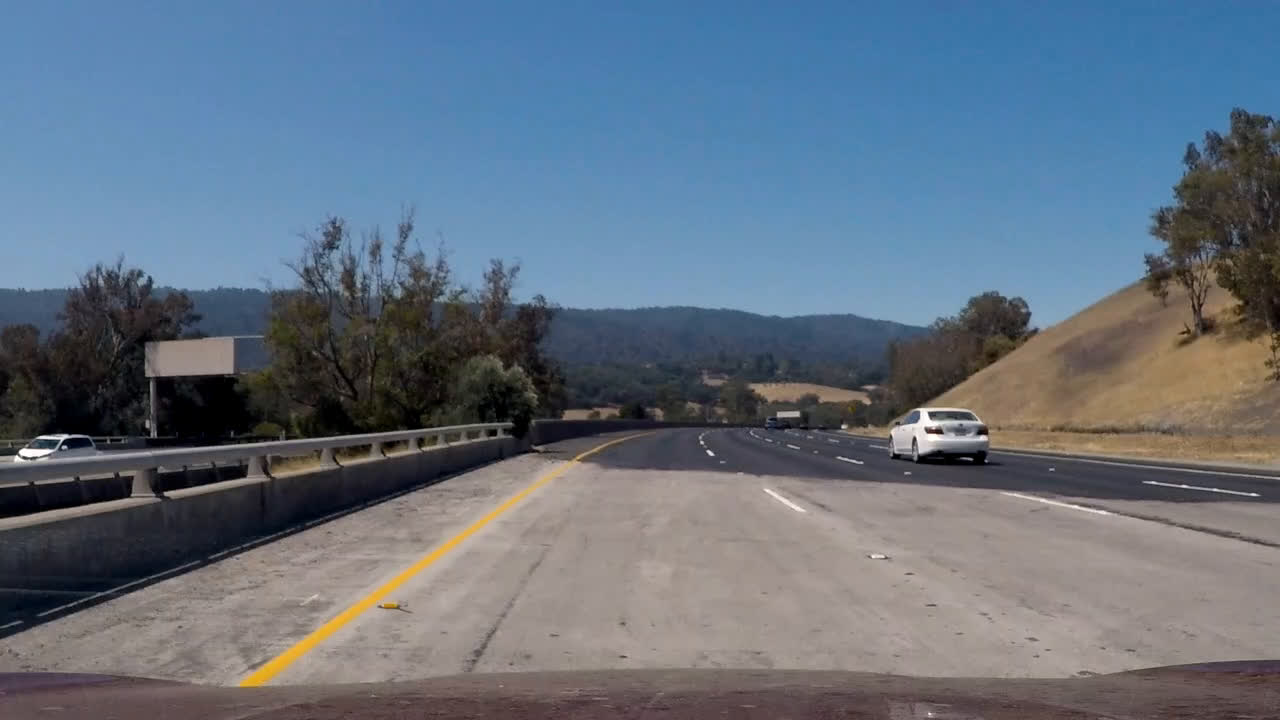
#> input picture P5-Term1-VehicleDetection/test_images/project1.jpg, 1280 x 720 px; its folder holds only this picture in this run
$ python -i laneline.py   (imports and definitions only)   (older library calls are emulated)
#> lines starting #> are read from the running program, lines starting #| are printed output that depends on the picture
import cv2
import glob
import pickle
import numpy as np
import matplotlib.pyplot as plt
import matplotlib.image as mpimg
from sklearn.metrics import mean_squared_error

x_cor = 9 #Number of corners to find
y_cor = 6
# Prepare object points, like (0,0,0), (1,0,0), (2,0,0) ....,(6,5,0)
objp = np.zeros((y_cor*x_cor,3), np.float32)
objp[:,:2] = np.mgrid[0:x_cor, 0:y_cor].T.reshape(-1,2)

def camera_cal():
	# Arrays to store object points and image points from all the images.
	objpoints = [] # 3d points in real world space
	imgpoints = [] # 2d points in image plane.
	images = glob.glob('camera_cal/calibration*.jpg') # Make a list of paths to calibration images
	# Step through the list and search for chessboard corners
	corners_not_found = [] #Calibration images in which opencv failed to find corners
	for idx, fname in enumerate(images):
		img = cv2.imread(fname)
		gray = cv2.cvtColor(img, cv2.COLOR_BGR2GRAY) # Conver to grayscale
		ret, corners = cv2.findChessboardCorners(gray, (x_cor,y_cor), None) # Find the chessboard corners
		# If found, add object points, image points
		if ret == True:
			objpoints.append(objp)
			imgpoints.append(corners)
		else:
			corners_not_found.append(fname)
	print ('Corners were found on', str(len(imgpoints)), 'out of', str(len(images)), 'it is',    str(len(imgpoints)*100.0/len(images)),'% of calibration images')
	img_size = (img.shape[1], img.shape[0])
	# Do camera calibration given object points and image points
	ret, mtx, dist, rvecs, tvecs = cv2.calibrateCamera(objpoints, imgpoints, img_size,None,None)
	return mtx, dist

# [1 line that did not run here, left out]

def undistort(img):
	return cv2.undistort(img, mtx, dist, None, mtx)

# [51 lines left out: functions eq_Hist, sobel_img, sobel_mag_img, sobel_dir_img, red_thres, s_thres, not called in this run]

# Return saturation channel
def s_hls(img):
    hls = cv2.cvtColor(img, cv2.COLOR_BGR2HLS)
    return hls[:,:,2]


IMAGE_H = 223
IMAGE_W = 1280

# Sharpen image
def sharpen_img(img):
    gb = cv2.GaussianBlur(img, (5,5), 20.0)
    return cv2.addWeighted(img, 2, gb, -1, 0)

# Compute linear image transformation img*s+m
def lin_img(img,s=1.0,m=0.0):
    img2=cv2.multiply(img, np.array([s]))
    return cv2.add(img2, np.array([m]))

# Change image contrast; s>1 - increase
def contr_img(img, s=1.0):
    m=127.0*(1.0-s)
    return lin_img(img, s, m)

# Create perspective image transformation matrices
def create_M():
    src = np.float32([[0, 673], [1207, 673], [0, 450], [1280, 450]])
    dst = np.float32([[569, 223], [711, 223], [0, 0], [1280, 0]])
    M = cv2.getPerspectiveTransform(src, dst)
    Minv = cv2.getPerspectiveTransform(dst, src)
    return M, Minv

# Main image transformation routine to get a warped image
def transform(img, M):
    undist = undistort(img)
    img_size = (1280, 223)
    warped = cv2.warpPerspective(undist, M, img_size)
    warped = sharpen_img(warped)
    warped = contr_img(warped, 1.1)
    return warped

# Show original and warped image side by side
# [15 lines left out: functions show_warped, show_img, not called in this run]

M, Minv = create_M()

#Calculate coefficients of polynom in y+h coordinates, i.e. f(y) -> f(y+h)
# [38 lines left out: functions pol_shift, pol_d, pol_dd, not called in this run]

# Calculate a polinomial value in a point x
def pol_calc(pol, x):
    pol_f = np.poly1d(pol)
    return(pol_f(x))

xm_in_px = 3.675 / 85 # Lane width (12 ft in m) is ~85 px on image
ym_in_px = 3.048 / 24 # Dashed line length (10 ft in m) is ~24 px on image

def px_to_m(px):
    return xm_in_px*px

# Calculate offset from the lane center
def lane_offset(left, right):
    offset = 1280/2.0-(pol_calc(left, 1.0)+ pol_calc(right, 1.0))/2.0
    return px_to_m(offset)

# Calculate radius of curvature
MAX_RADIUS = 10000
# [26 lines left out: functions r_curv, lane_curv, not called in this run]

#Calculate approximated equidistant to a parabola
EQUID_POINTS = 25 # Number of points to use for the equidistant approximation
# [48 lines left out: function equidistant, not called in this run]

DEV_POL = 2 # Max mean squared error of the approximation
MSE_DEV = 1.1 # Minimum mean squared error ratio to consider higher order of the polynomial
# [43 lines left out: functions best_pol_ord, smooth_dif_ord, thres_l_calc, thres_r_calc, not called in this run]

WINDOW_SIZE = 15 # Half of the sensor span
DEV = 7 # Maximum of the point deviation from the sensor center
SPEED = 2 / IMAGE_H # Pixels shift per frame
POL_ORD = 2 # Default polinomial order
RANGE = 0.0 # Fraction of the image to skip

# [73 lines left out: function find, not called in this run]


RANGE = 0.0
def get_lane(img, plot=False):
    warp = transform(img, M)
    img = undistort(img)
    ploty = np.linspace(0, 1, num=warp.shape[0])
    x2, y2 = find(warp)
    x, y = find(warp, False)
    right_fitx = pol_calc(best_pol_ord(x,y)[0], ploty)
    left_fitx = pol_calc(best_pol_ord(x2,y2)[0], ploty)
    y2 = np.int16(np.array(y2)*223.0) # Convert into [0..223] scale
    y = np.int16(np.array(y)*223.0)
    if plot:
        for i in range(len(x)): # Plot points
            cv2.circle(warp, (x[i], y[i]), 1, (255,50,255))
        for i in range(len(x2)):
            cv2.circle(warp, (x2[i], y2[i]), 1, (255,50,250))
        show_img(warp)
        plt.axis('off')
        plt.plot(left_fitx, ploty*IMAGE_H, color='green', linewidth=1)
        plt.plot(right_fitx, ploty*IMAGE_H, color='green', linewidth=1)
        cv2.imwrite('img.jpg', warp)
    return img,  left_fitx, right_fitx, ploty*IMAGE_H

def draw_lane_img_p(img_path):
    return cv2.imread(img_path)

def draw_lane(img, video=False):
    if video:
        img, left_fitx, right_fitx, ploty, left, right = get_lane_video(img)
    else:
        img, left_fitx, right_fitx, ploty = get_lane(img, False)
    warp_zero = np.zeros((IMAGE_H,IMAGE_W)).astype(np.uint8)
    color_warp = np.dstack((warp_zero, warp_zero, warp_zero))
    # Recast the x and y points into usable format for cv2.fillPoly()
    pts_left = np.array([np.transpose(np.vstack([left_fitx, ploty]))])
    pts_right = np.array([np.flipud(np.transpose(np.vstack([right_fitx, ploty])))])
    pts = np.hstack((pts_left, pts_right))
    # Draw the lane onto the warped blank image
    cv2.fillPoly(color_warp, np.int_([pts]), (0,255, 0))
    # Warp the blank back to original image space using inverse perspective matrix (Minv)
    newwarp = cv2.warpPerspective(color_warp, Minv, (img.shape[1], img.shape[0]))
    # Combine the result with the original image
    result = cv2.addWeighted(img, 1.0, newwarp, 0.6, 0)
    if video:
        # Add text information on the frame
        font = cv2.FONT_HERSHEY_SIMPLEX
        text_pos = 'Pos of the car: '+str(np.round(lane_offset(left, right),2))+ ' m'
        radius = np.round(lane_curv(left, right),2)
        if radius >= MAX_RADIUS:
            radius = 'Inf'
        else:
            radius = str(radius)
        text_rad = 'Radius: '+radius+ ' m'
        cv2.putText(result,text_pos,(10,25), font, 1,(255,255,255),2)
        cv2.putText(result,text_rad,(10,75), font, 1,(255,255,255),2)
    return(result)


right_fit_p = np.zeros(POL_ORD+1)
left_fit_p = np.zeros(POL_ORD+1)
r_len = 0
l_len = 0
lane_w_p = 90

MIN = 60 # Minimal line separation (in px)
MAX = 95 # Maximal line separation (in px)
MIN_POINTS = 10  #Minimal points to consider a line
MAX_N = 5 # Maximal frames without line detected to use previous frame
n_count = 0 # Frame counter
r_n = 0 # Number of frames with unsuccessful line detection
l_n = 0

# [86 lines left out: functions get_lane_video, init_params, not called in this run]

>>> import cv2
>>> picture = cv2.imread('test_images/project1.jpg', cv2.IMREAD_GRAYSCALE)
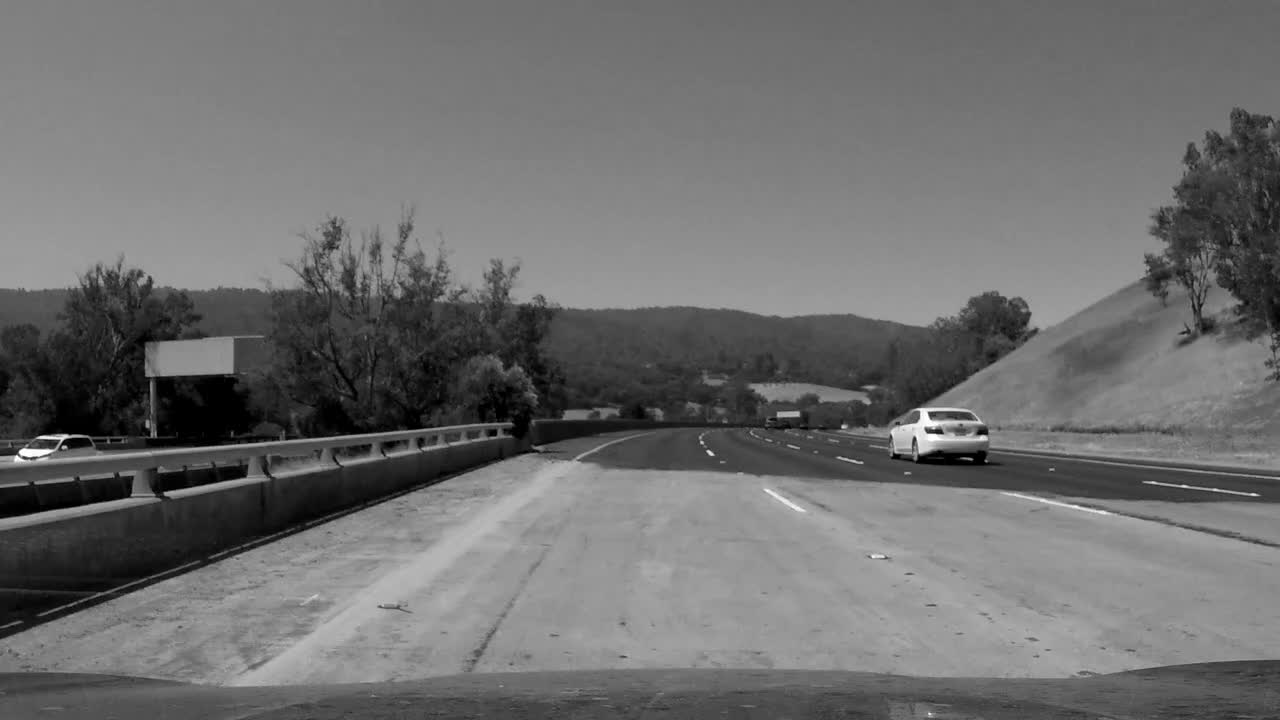
#> picture: shape (720, 1280); min 0, max 255, mean 110.7
>>> result = draw_lane(picture)
#> (the run stopped early here; a loop or call above may not have finished)

$ run again, on P5-Term1-VehicleDetection/test_images/test1.jpg
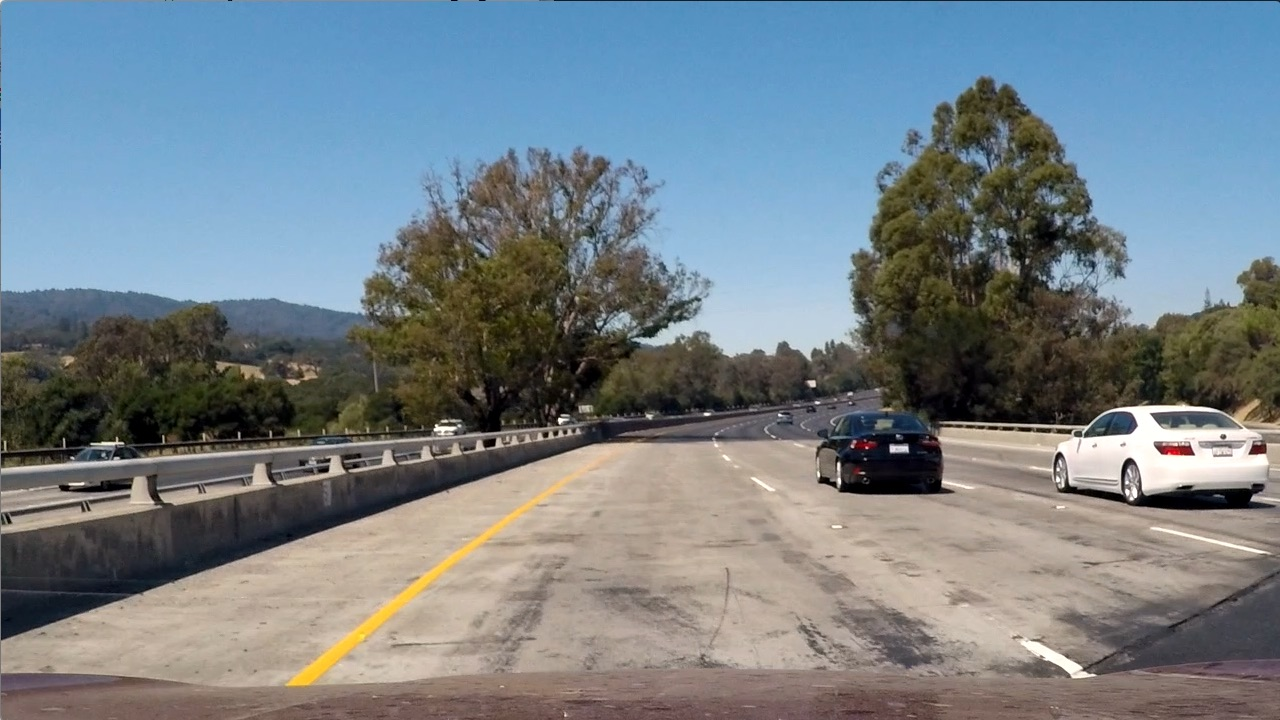
#> input picture P5-Term1-VehicleDetection/test_images/test1.jpg, 1280 x 720 px
#> `picture = cv2.imread('test_images/project1.jpg', cv2.IMREAD_GRAYSCALE)`:
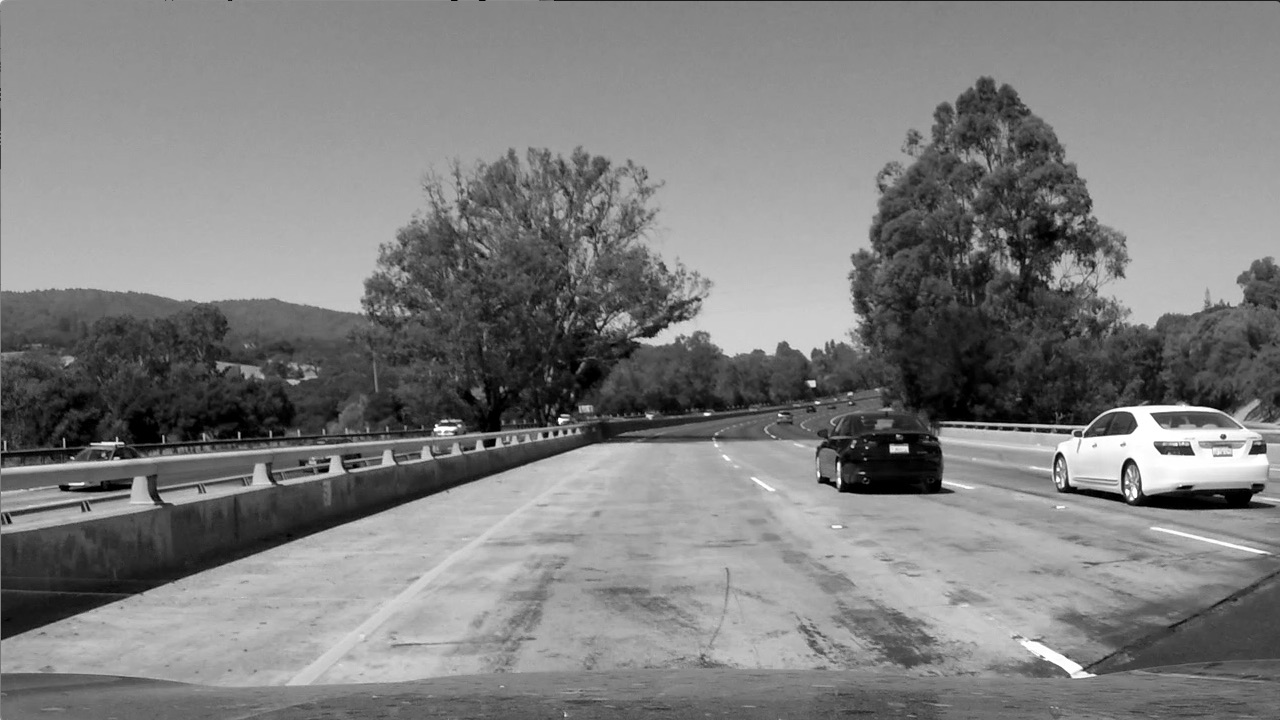
#> picture: shape (720, 1280); min 0, max 255, mean 126.1

$ run again, on P5-Term1-VehicleDetection/test_images/test2.jpg
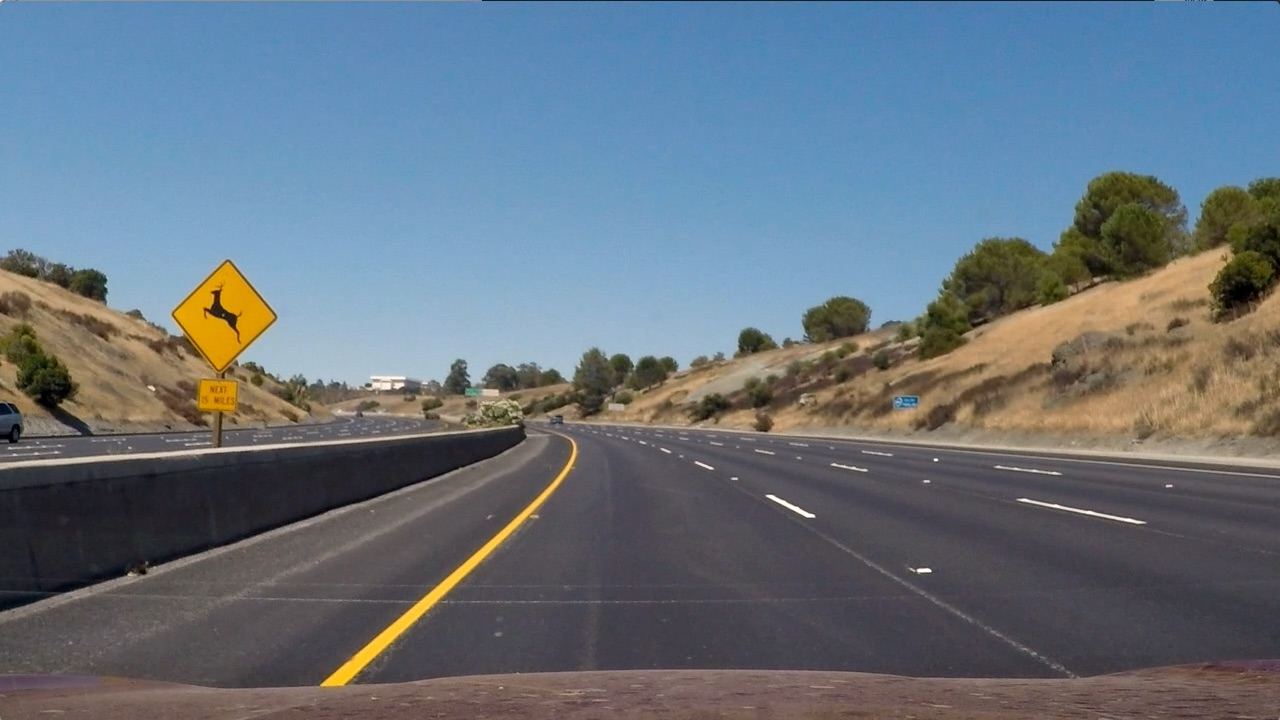
#> input picture P5-Term1-VehicleDetection/test_images/test2.jpg, 1280 x 720 px
#> `picture = cv2.imread('test_images/project1.jpg', cv2.IMREAD_GRAYSCALE)`:
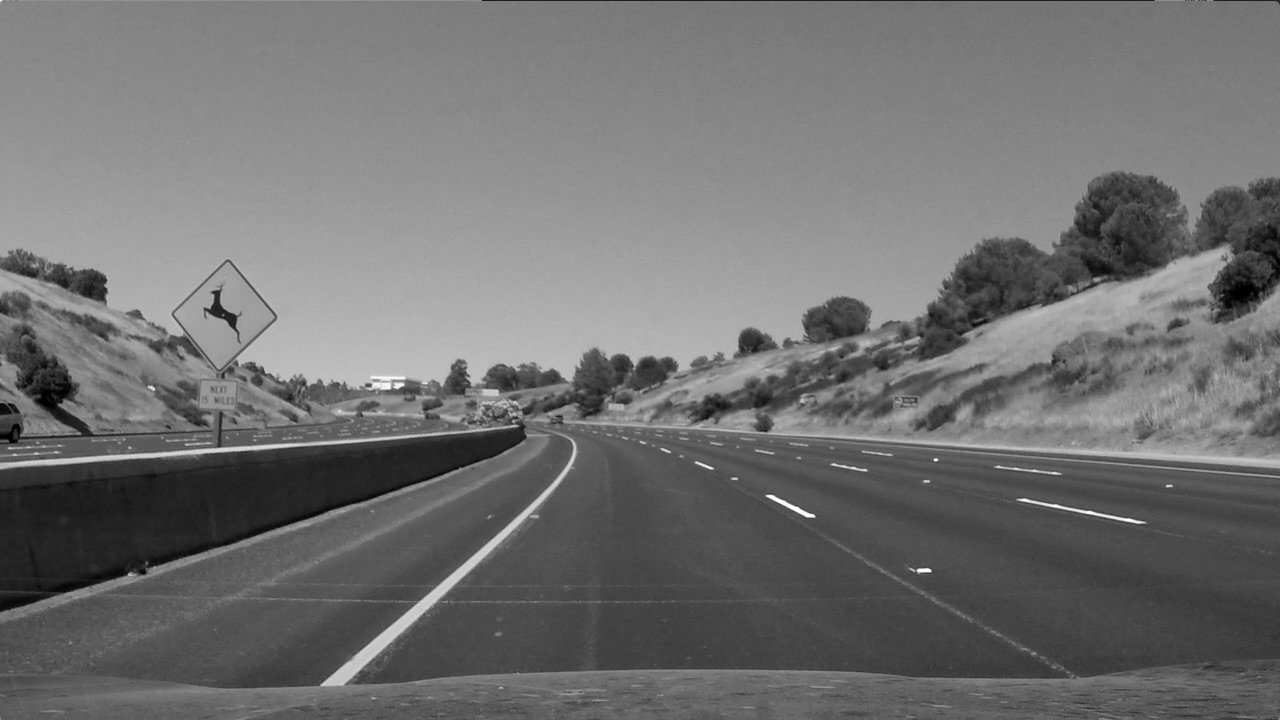
#> picture: shape (720, 1280); min 0, max 255, mean 112.3

$ run again, on P5-Term1-VehicleDetection/test_images/test3.jpg
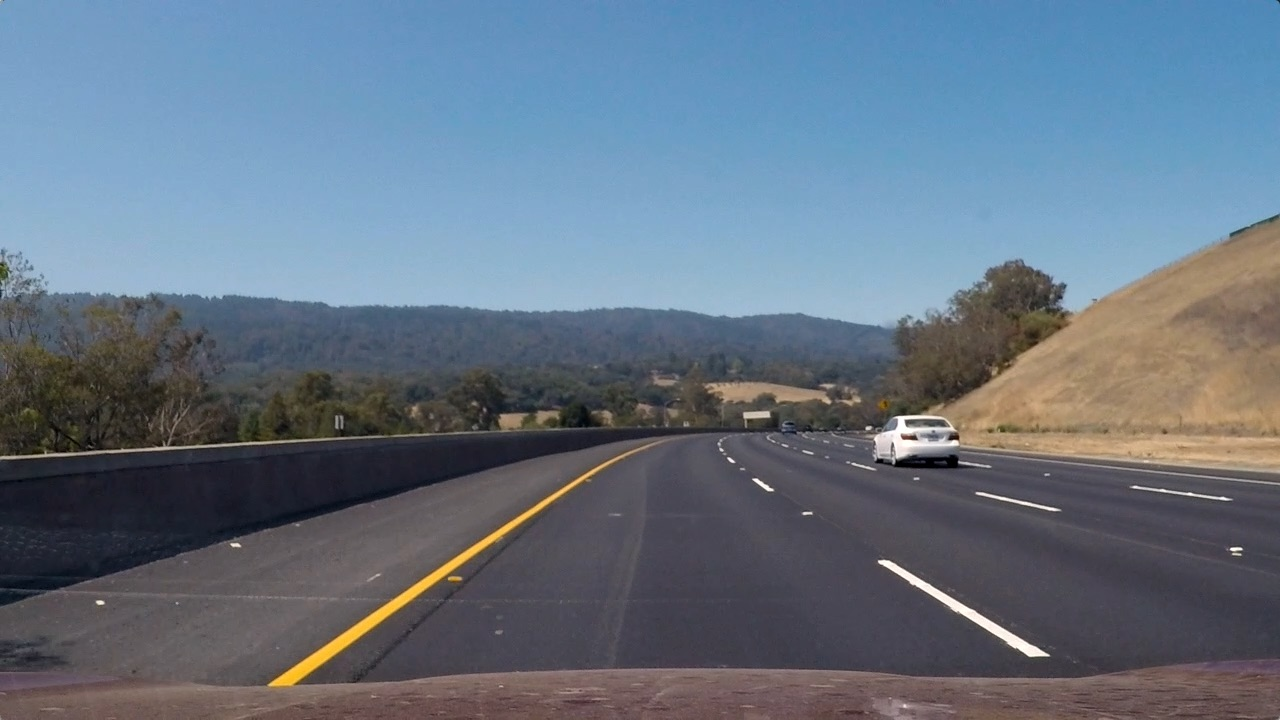
#> input picture P5-Term1-VehicleDetection/test_images/test3.jpg, 1280 x 720 px
#> `picture = cv2.imread('test_images/project1.jpg', cv2.IMREAD_GRAYSCALE)`:
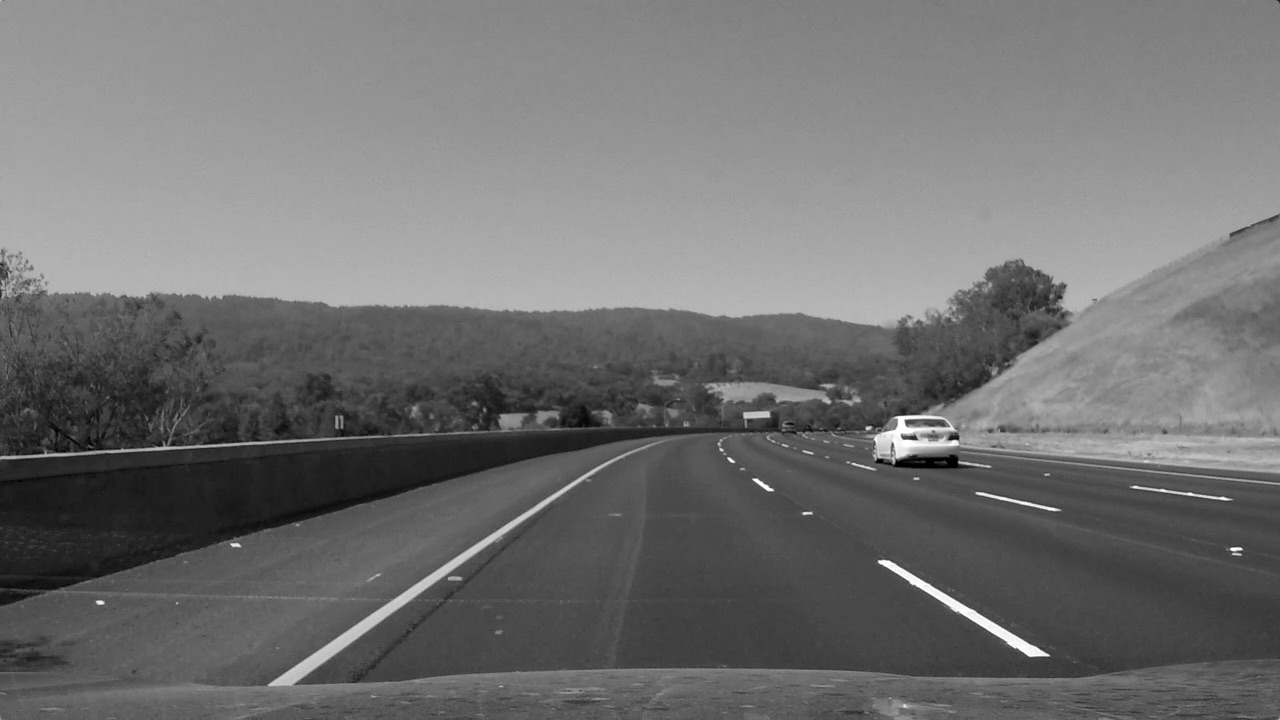
#> picture: shape (720, 1280); min 0, max 255, mean 112.8
